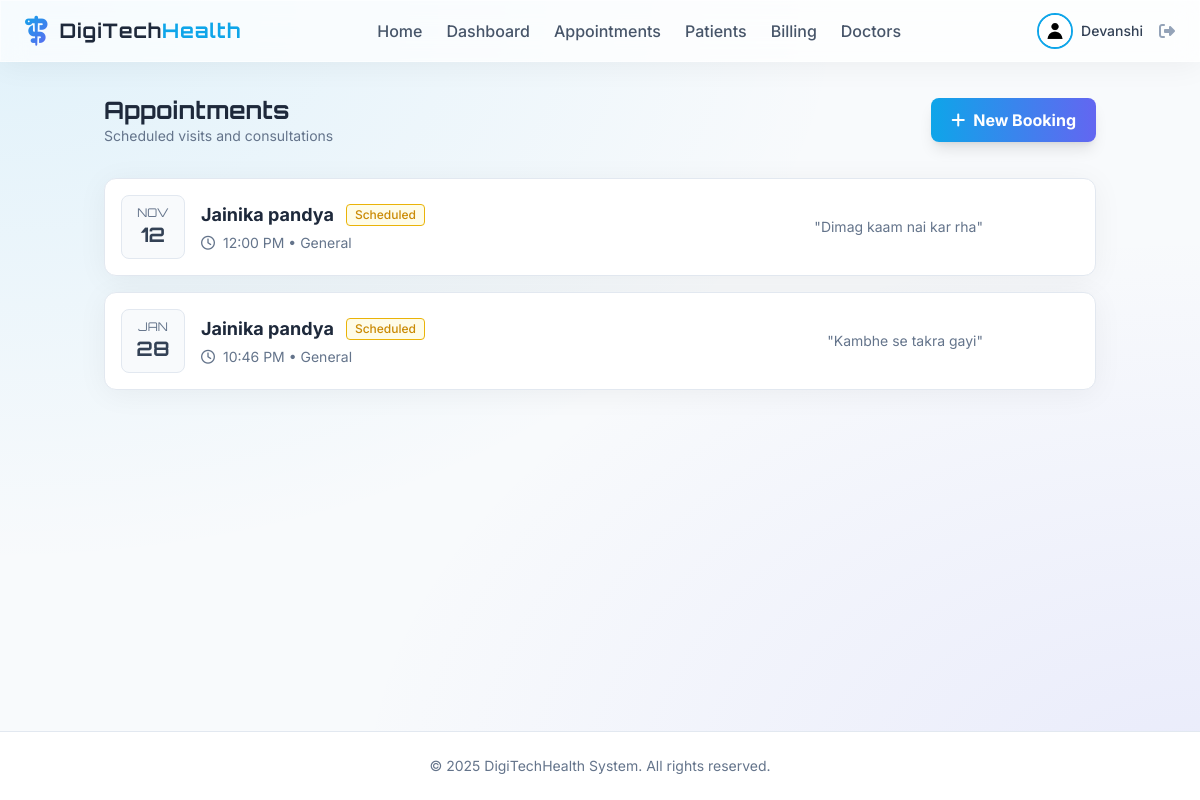
The app's page /appointments (signed in) with its own data.
### app/models.py (models this page shows, shortened)
class User(db.Model, UserMixin):
    id = db.Column(db.Integer, primary_key=True)
    username = db.Column(db.String(20), unique=True, nullable=False)
    email = db.Column(db.String(120), unique=True, nullable=False)
    image_file = db.Column(db.String(20), nullable=False, default='default.jpg')
    password_hash = db.Column(db.String(128))
    role = db.Column(db.String(20), nullable=False, default='patient')

class Appointment(db.Model):
    id = db.Column(db.Integer, primary_key=True)
    patient_id = db.Column(db.Integer, db.ForeignKey('patient.id'), nullable=True) # Optional link to existing patient
    doctor_id = db.Column(db.Integer, db.ForeignKey('doctor.id'), nullable=False)
    date_time = db.Column(db.DateTime, nullable=False)
    reason = db.Column(db.String(200), nullable=False)
    status = db.Column(db.String(20), nullable=False, default='Scheduled') # Scheduled, Completed, Cancelled
    patient = db.relationship('Patient', backref='appointments')
    doctor = db.relationship('Doctor', backref='appointments')

class Patient(db.Model):
    id = db.Column(db.Integer, primary_key=True)
    user_id = db.Column(db.Integer, db.ForeignKey('user.id'), nullable=True) # Optional link to User account
    name = db.Column(db.String(100), nullable=False)
    age = db.Column(db.Integer, nullable=True)
    gender = db.Column(db.String(10), nullable=True)
    contact = db.Column(db.String(15), nullable=True)
    address = db.Column(db.Text, nullable=True)
    medical_history = db.Column(db.Text, nullable=True)
    image_file = db.Column(db.String(20), nullable=False, default='default.jpg')
    date_created = db.Column(db.DateTime, nullable=False, default=db.func.current_timestamp())
    user = db.relationship('User', backref=db.backref('patient_profile', uselist=False))

class Doctor(db.Model):
    id = db.Column(db.Integer, primary_key=True)
    user_id = db.Column(db.Integer, db.ForeignKey('user.id'), nullable=False)
    specialization = db.Column(db.String(100), nullable=False)
    availability = db.Column(db.String(200), nullable=True, default="Mon-Fri 9am-5pm")
    user = db.relationship('User', backref=db.backref('doctor_profile', uselist=False))

### app/appointment/routes.py (the view)
@appointment.route("/appointments")
@login_required
def list_appointments():
    if current_user.role == 'doctor':
        doctor = Doctor.query.filter_by(user_id=current_user.id).first()
        if doctor:
            appointments = Appointment.query.filter_by(doctor_id=doctor.id).all()
        else:
            appointments = []
    elif current_user.role == 'admin' or current_user.role == 'receptionist':
         appointments = Appointment.query.all()
    else:
        patient = Patient.query.filter_by(user_id=current_user.id).first()
        if patient:
            appointments = Appointment.query.filter_by(patient_id=patient.id).all()
        else:
            appointments = []
    return render_template('appointment/list.html', appointments=appointments)

### app/models.py (called while the page is built)
@login_manager.user_loader
def load_user(user_id):
    return User.query.get(int(user_id))

### app/templates/appointment/list.html (shortened to what this page needs)
{% extends "base.html" %}
{% block content %}
<div class="flex justify-between items-center mb-8">
    <div>
        <h2 class="text-2xl font-display font-bold text-slate-800">Appointments</h2>
        <p class="text-slate-500 text-sm">Scheduled visits and consultations</p>
    </div>
    <a href="{{ url_for('appointment.book_appointment') }}"
        class="px-5 py-2.5 bg-gradient-to-r from-primary to-secondary text-white font-bold rounded-lg shadow-lg hover:shadow-primary/40 transform hover:-translate-y-0.5 transition-all flex items-center">
        <i class="fa-solid fa-plus mr-2"></i> New Booking
    </a>
</div>
<div class="grid grid-cols-1 gap-4">
    {% for apt in appointments %}
    <div
        class="glass p-4 rounded-xl border border-slate-200 hover:shadow-md transition-all flex flex-col md:flex-row md:items-center justify-between group bg-white">
        <div class="flex items-center mb-4 md:mb-0">
            <div
                class="flex flex-col items-center justify-center h-16 w-16 bg-slate-50 rounded-lg text-slate-700 font-display border border-slate-200 mr-4">
                <span class="text-xs text-slate-500 uppercase">{{ apt.date_time.strftime('%b') }}</span>
                <span class="text-xl font-bold">{{ apt.date_time.day }}</span>
            </div>
            <div>
                <div class="flex items-center mb-1">
                    {% if current_user.role == 'doctor' %}
                    <h3 class="text-lg font-bold text-slate-800 mr-3">
                        {% if apt.patient %}
                        {{ apt.patient.name }}
                        {% else %}
                        <span class="text-slate-400 italic">Unknown Patient</span>
                        {% endif %}
                    </h3>
                    {% else %}
                    <h3 class="text-lg font-bold text-slate-800 mr-3">Dr. {{ apt.doctor.user.username }}</h3>
                    {% endif %}
                    <span class="text-xs px-2 py-0.5 rounded border font-medium
                        {% if apt.status == 'Scheduled' %} border-yellow-500 text-yellow-600 bg-yellow-50
                        {% elif apt.status == 'Completed' %} border-green-500 text-green-600 bg-green-50
                        {% else %} border-red-500 text-red-600 bg-red-50 {% endif %}">
                        {{ apt.status }}
                    </span>
                </div>
                <p class="text-sm text-slate-500"><i class="fa-regular fa-clock mr-1"></i> {{
                    apt.date_time.strftime('%I:%M %p') }} &bull; {{ apt.doctor.specialization }}</p>
            </div>
        </div>
        <div class="flex items-center justify-between md:justify-end w-full md:w-auto">
            <div class="mr-6 text-sm text-slate-500 truncate max-w-[200px]">
                "{{ apt.reason }}"
            </div>
        </div>
    </div>
    {% else %}
    <div class="py-16 text-center text-slate-500 glass rounded-xl border border-slate-200 border-dashed">
        <i class="fa-regular fa-calendar-xmark text-4xl mb-4 opacity-50"></i>
        <p>No appointments scheduled.</p>
    </div>
    {% endfor %}
</div>
{% endblock %}

### app/templates/base.html (shortened to what this page needs)
<!doctype html>
<html lang="en">
<head>
  <script src="https://cdn.tailwindcss.com"></script>
  <link rel="stylesheet" href="https://cdnjs.cloudflare.com/ajax/libs/font-awesome/6.4.0/css/all.min.css">
  <link rel="stylesheet" href="{{ url_for('static', filename='css/main.css') }}">
</head>
<body class="overflow-x-hidden">
  <div class="min-h-screen flex flex-col">
    {% if current_user.is_authenticated %}
    <nav class="glass sticky top-0 z-50 px-6 py-3 flex justify-between items-center">
      <div class="flex items-center">
        <i class="fa-solid fa-staff-snake text-3xl gradient-text mr-3"></i>
        <a href="{{ url_for('main.home') }}" class="text-xl font-display font-bold text-slate-800 tracking-wider">
          DigiTech<span class="text-primary">Health</span>
        </a>
      </div>
      <div class="hidden lg:flex items-center space-x-6">
        <a href="{{ url_for('main.home') }}"
          class="font-medium text-slate-600 hover:text-primary transition-colors {{ 'text-primary' if request.endpoint == 'main.home' }}">Home</a>
        {% if current_user.role in ['admin', 'doctor', 'receptionist'] %}
        <a href="{{ url_for('main.dashboard') }}"
          class="font-medium text-slate-600 hover:text-primary transition-colors {{ 'text-primary' if request.endpoint == 'main.dashboard' }}">Dashboard</a>
        {% endif %}
        <a href="{{ url_for('appointment.list_appointments') }}"
          class="font-medium text-slate-600 hover:text-primary transition-colors {{ 'text-primary' in request.endpoint and 'appointment' in request.endpoint }}">Appointments</a>
        <a href="{{ url_for('patient.list_patients') }}"
          class="font-medium text-slate-600 hover:text-primary transition-colors {{ 'text-primary' in request.endpoint and 'patient' in request.endpoint }}">
          {{ 'Patients' if current_user.role in ['admin', 'doctor', 'receptionist'] else 'My Profile' }}
        </a>
        <a href="{{ url_for('billing.list_invoices') }}"
          class="font-medium text-slate-600 hover:text-primary transition-colors {{ 'text-primary' in request.endpoint and 'billing' in request.endpoint }}">
          {{ 'Billing' if current_user.role in ['admin', 'doctor', 'receptionist'] else 'My Invoices' }}
        </a>
        {% if current_user.role in ['admin', 'doctor', 'receptionist'] %}
        <a href="{{ url_for('doctor.list_doctors') }}"
          class="font-medium text-slate-600 hover:text-primary transition-colors {{ 'text-primary' in request.endpoint and 'doctor' in request.endpoint }}">Doctors</a>
        {% endif %}
      </div>
      <div class="flex items-center space-x-4">
        <a href="{{ url_for('main.account') }}" class="flex items-center space-x-2 group">
          <div class="relative">
            <img
              class="h-9 w-9 rounded-full object-cover border-2 border-primary group-hover:border-secondary transition-colors"
              src="{{ url_for('static', filename='profile_pics/' + current_user.image_file) }}"
              alt="{{ current_user.username }}">
          </div>
          <span class="hidden md:block font-medium text-sm text-slate-700 group-hover:text-primary transition-colors">{{
            current_user.username }}</span>
        </a>
        <a href="{{ url_for('auth.logout') }}" class="text-slate-400 hover:text-red-500 transition-colors"
          title="Logout">
          <i class="fa-solid fa-right-from-bracket"></i>
        </a>
      </div>
    </nav>
    {% endif %}
    <main class="flex-1 container mx-auto px-4 py-8">
      <div class="fade-in-up">
        {% block content %}{% endblock %}
      </div>
    </main>
    <footer class="bg-white border-t border-slate-200 py-6 mt-auto">
      <div class="container mx-auto px-4 text-center text-slate-500 text-sm">
        &copy; 2025 DigiTechHealth System. All rights reserved.
      </div>
    </footer>
  </div>
</body>
</html>

### app/static/css/main.css (style rules this page uses)
.glass { background: rgba(255, 255, 255, 0.7); backdrop-filter: blur(12px); -webkit-backdrop-filter: blur(12px); border: 1px solid rgba(255, 255, 255, 0.5); box-shadow: 0 4px 30px rgba(0, 0, 0, 0.05); }
.gradient-text { background: linear-gradient(135deg, #0ea5e9, #6366f1); -webkit-background-clip: text; background-clip: text; color: transparent; }

### app/templates/base.html (style rules this page uses)
body { background-color: #f8fafc; background-image: radial-gradient(at 0% 0%, rgba(14, 165, 233, 0.1) 0, transparent 50%), radial-gradient(at 100% 100%, rgba(99, 102, 241, 0.1) 0, transparent 50%); color: #1e293b; font-family: 'Inter', sans-serif; min-height: 100vh; }

### records on screen
User: role "Patients", role "Billing", image_file (placeholder picture), username "Devanshi"
Appointment: date_time "NOV", date_time.day "12", patient.name "Jainika pandya", status "Scheduled", date_time "12:00 PM", doctor.specialization "General", reason "Dimag kaam nai kar rha"
Appointment: date_time "JAN", date_time.day "28", patient.name "Jainika pandya", status "Scheduled", date_time "10:46 PM", doctor.specialization "General", reason "Kambhe se takra gayi"
